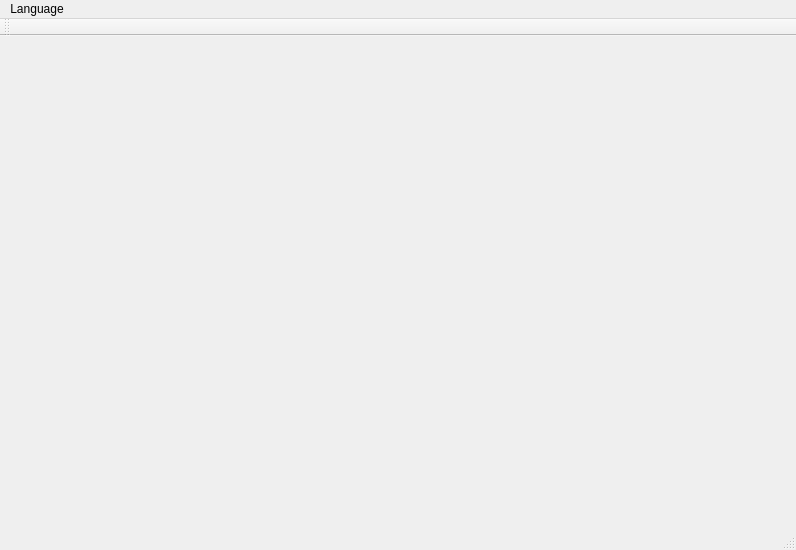
<?xml version="1.0" encoding="UTF-8"?>
<ui version="4.0">
 <class>MainWindow</class>
 <widget class="QMainWindow" name="MainWindow">
  <property name="geometry">
   <rect>
    <x>0</x>
    <y>0</y>
    <width>796</width>
    <height>550</height>
   </rect>
  </property>
  <property name="windowTitle">
   <string>MainWindow</string>
  </property>
  <widget class="QWidget" name="centralWidget"/>
  <widget class="QMenuBar" name="menuBar">
   <property name="geometry">
    <rect>
     <x>0</x>
     <y>0</y>
     <width>796</width>
     <height>21</height>
    </rect>
   </property>
   <widget class="QMenu" name="menuLanguage">
    <property name="title">
     <string>Language</string>
    </property>
    <addaction name="actionEnglish"/>
    <addaction name="actionPolski"/>
   </widget>
   <addaction name="menuLanguage"/>
  </widget>
  <widget class="QToolBar" name="mainToolBar">
   <attribute name="toolBarArea">
    <enum>TopToolBarArea</enum>
   </attribute>
   <attribute name="toolBarBreak">
    <bool>false</bool>
   </attribute>
  </widget>
  <widget class="QStatusBar" name="statusBar"/>
  <action name="actionEnglish">
   <property name="icon">
    <iconset>
     <normaloff>languages/uk.png</normaloff>languages/uk.png</iconset>
   </property>
   <property name="text">
    <string>English</string>
   </property>
  </action>
  <action name="actionPolski">
   <property name="icon">
    <iconset>
     <normaloff>languages/pl.png</normaloff>languages/pl.png</iconset>
   </property>
   <property name="text">
    <string>Polski</string>
   </property>
  </action>
 </widget>
 <layoutdefault spacing="6" margin="11"/>
 <resources/>
 <connections/>
</ui>
